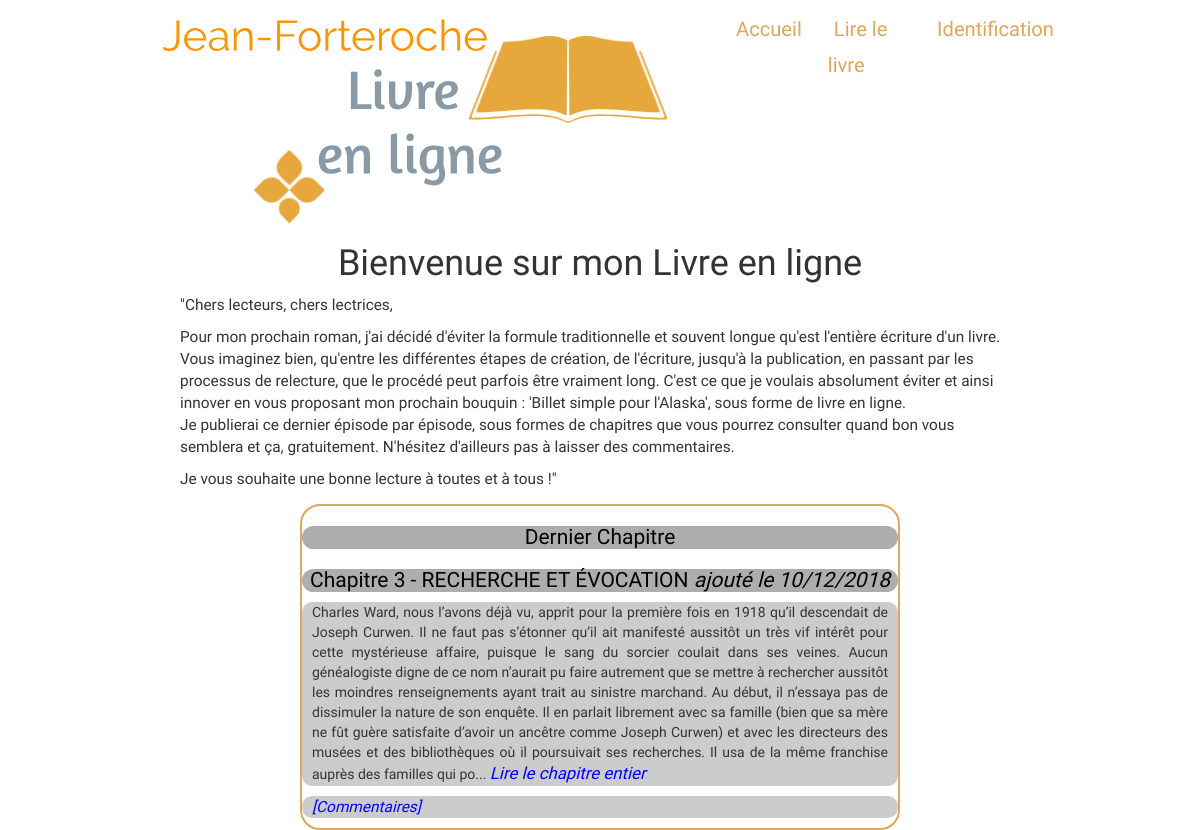
Before: / with the older database file.
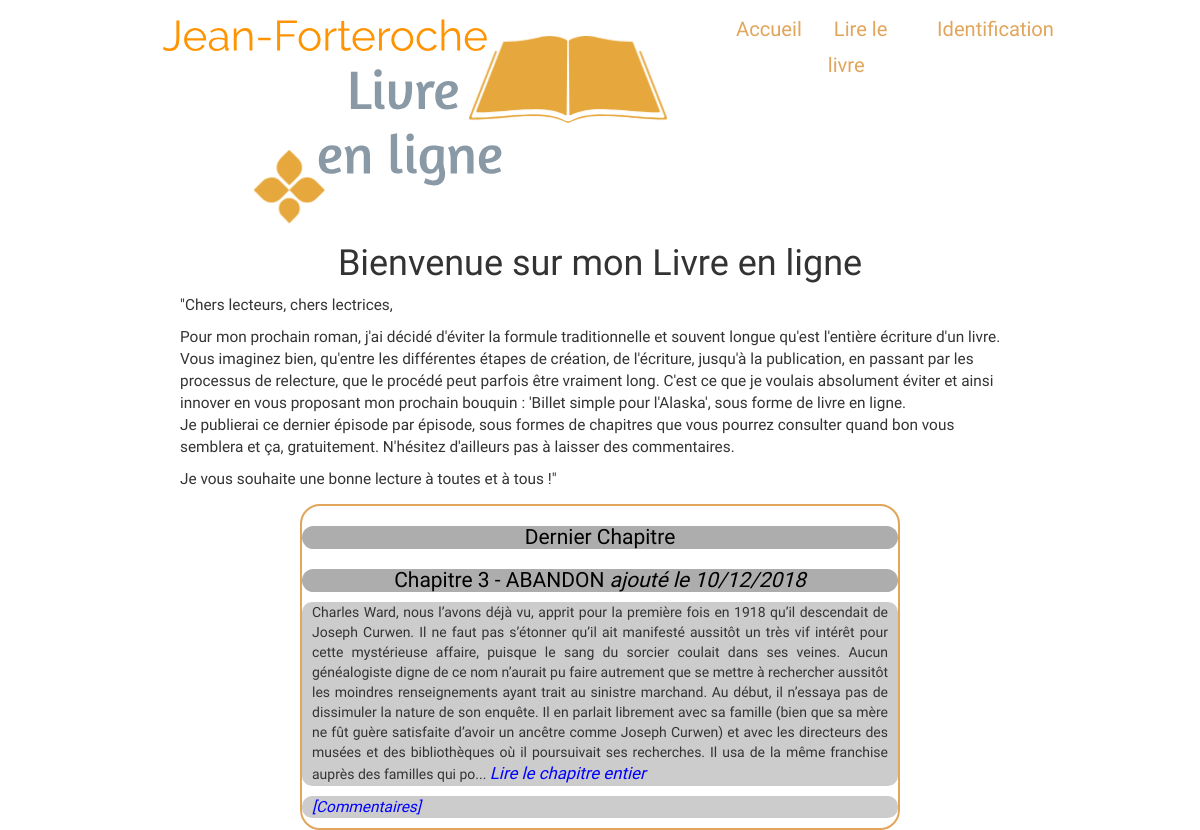
After: the same page with the newer database file.
### tables this page shows
CREATE TABLE IF NOT EXISTS `posts` (
  `id` int(11) NOT NULL AUTO_INCREMENT,
  `chapter_id` int(11) NOT NULL,
  `post_title` varchar(255) NOT NULL,
  `post_content` text NOT NULL,
  `creation_date` datetime NOT NULL,
  PRIMARY KEY (`id`)
);

### controller/ControllerPosts.php (called while the page is built, shortened)
<?php
require_once('model/PostManager.php');
class ControllerPosts extends Controller
{
    public function lastPost()
    {
        $postManager = new PostManager();
        $lastChapter = $postManager->getLastPost();
        require('view/welcomeView.php');
    }
}

### model/PostManager.php (called while the page is built, shortened)
<?php
class PostManager extends Manager
{
    public function getLastPost()
    {
        $db = $this->dbConnect();
        $lastPost = $db->query('SELECT id, chapter_id, post_title, post_content, DATE_FORMAT(creation_date, \'%d/%m/%Y\') AS creation_date_fr FROM posts ORDER BY creation_date DESC LIMIT 0, 1');
        return $lastPost;
    }
}

### view/welcomeView.php (the view, shortened to what this page needs)
<div class="index_pages">
	<section id="welcome_index">
		<h1>Bienvenue sur mon Livre en ligne</h1>
		<p> "Chers lecteurs, chers lectrices,</p>
		<p>Pour mon prochain roman, j'ai décidé d'éviter la formule traditionnelle et souvent longue qu'est l'entière écriture d'un livre. Vous imaginez bien, qu'entre les différentes étapes de création, de l'écriture, jusqu'à la publication, en passant par les processus de relecture, que le procédé peut parfois être vraiment long. C'est ce que je voulais absolument éviter et ainsi innover en vous proposant mon prochain bouquin : 'Billet simple pour l'Alaska', sous forme de livre en ligne.<br/>
		Je publierai ce dernier épisode par épisode, sous formes de chapitres que vous pourrez consulter quand bon vous semblera et ça, gratuitement. N'hésitez d'ailleurs pas à laisser des commentaires.</p>
		<p>Je vous souhaite une bonne lecture à toutes et à tous !"</p>
	</section>
		<section id="welcome_lastPosts">
			<h3>Dernier Chapitre</h3>
			<?php
			while ($data = $lastChapter->fetch())
			{
			?>
		    	<div class="chapter">
		        	<h3>
		            	<?= htmlspecialchars($data['post_title']) ?>
		            	<em>ajouté le <?= $data['creation_date_fr'] ?></em>
		        	</h3>
			        <p>
			            <?= nl2br(substr($data['post_content'], 0, 1000)) . '... ' ?> <em><a class="all_chapter" href="index.php?action=post&amp;id=<?= $data['id'] ?>">Lire le chapitre entier</a></em>
			        </p>
			        <p>
			            <em><a class="comments" href="index.php?action=comments&amp;id=<?= $data['id'] ?>">[Commentaires]</a></em>
			            <br />
			        </p>
			    </div>
			<?php
			}
			?>
		</section>
</div>
<?php require('template.php'); ?>

Changed rows visible on the page:
changed posts: post_title "Chapitre 3 - RECHERCHE ET ÉVOCATION" → "Chapitre 3 - ABANDON"
